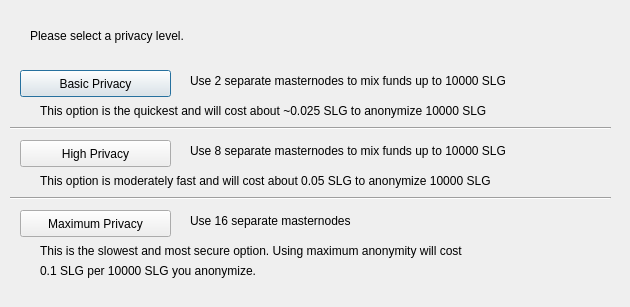
<?xml version="1.0" encoding="UTF-8"?>
<ui version="4.0">
 <class>ObfuscationConfig</class>
 <widget class="QDialog" name="ObfuscationConfig">
  <property name="geometry">
   <rect>
    <x>0</x>
    <y>0</y>
    <width>630</width>
    <height>307</height>
   </rect>
  </property>
  <property name="windowTitle">
   <string>Configure Obfuscation</string>
  </property>
  <widget class="QPushButton" name="buttonBasic">
   <property name="geometry">
    <rect>
     <x>20</x>
     <y>70</y>
     <width>151</width>
     <height>27</height>
    </rect>
   </property>
   <property name="text">
    <string>Basic Privacy</string>
   </property>
  </widget>
  <widget class="QPushButton" name="buttonHigh">
   <property name="geometry">
    <rect>
     <x>20</x>
     <y>140</y>
     <width>151</width>
     <height>27</height>
    </rect>
   </property>
   <property name="text">
    <string>High Privacy</string>
   </property>
  </widget>
  <widget class="QPushButton" name="buttonMax">
   <property name="geometry">
    <rect>
     <x>20</x>
     <y>210</y>
     <width>151</width>
     <height>27</height>
    </rect>
   </property>
   <property name="text">
    <string>Maximum Privacy</string>
   </property>
  </widget>
  <widget class="QLabel" name="label">
   <property name="geometry">
    <rect>
     <x>30</x>
     <y>20</y>
     <width>571</width>
     <height>31</height>
    </rect>
   </property>
   <property name="text">
    <string>Please select a privacy level.</string>
   </property>
  </widget>
  <widget class="QLabel" name="label_2">
   <property name="geometry">
    <rect>
     <x>190</x>
     <y>70</y>
     <width>421</width>
     <height>21</height>
    </rect>
   </property>
   <property name="text">
    <string>Use 2 separate masternodes to mix funds up to 10000 SLG</string>
   </property>
  </widget>
  <widget class="QLabel" name="label_3">
   <property name="geometry">
    <rect>
     <x>190</x>
     <y>140</y>
     <width>411</width>
     <height>21</height>
    </rect>
   </property>
   <property name="text">
    <string>Use 8 separate masternodes to mix funds up to 10000 SLG</string>
   </property>
  </widget>
  <widget class="QLabel" name="label_4">
   <property name="geometry">
    <rect>
     <x>190</x>
     <y>210</y>
     <width>421</width>
     <height>21</height>
    </rect>
   </property>
   <property name="text">
    <string>Use 16 separate masternodes</string>
   </property>
  </widget>
  <widget class="QLabel" name="label_6">
   <property name="geometry">
    <rect>
     <x>40</x>
     <y>100</y>
     <width>561</width>
     <height>21</height>
    </rect>
   </property>
   <property name="text">
    <string>This option is the quickest and will cost about ~0.025 SLG to anonymize 10000 SLG</string>
   </property>
  </widget>
  <widget class="QLabel" name="label_7">
   <property name="geometry">
    <rect>
     <x>40</x>
     <y>170</y>
     <width>561</width>
     <height>21</height>
    </rect>
   </property>
   <property name="text">
    <string>This option is moderately fast and will cost about 0.05 SLG to anonymize 10000 SLG</string>
   </property>
  </widget>
  <widget class="QLabel" name="label_8">
   <property name="geometry">
    <rect>
     <x>40</x>
     <y>240</y>
     <width>561</width>
     <height>21</height>
    </rect>
   </property>
   <property name="text">
    <string>This is the slowest and most secure option. Using maximum anonymity will cost</string>
   </property>
  </widget>
  <widget class="QLabel" name="label_9">
   <property name="geometry">
    <rect>
     <x>40</x>
     <y>260</y>
     <width>561</width>
     <height>21</height>
    </rect>
   </property>
   <property name="text">
    <string>0.1 SLG per 10000 SLG you anonymize.</string>
   </property>
  </widget>
  <widget class="Line" name="line">
   <property name="geometry">
    <rect>
     <x>10</x>
     <y>120</y>
     <width>601</width>
     <height>16</height>
    </rect>
   </property>
   <property name="orientation">
    <enum>Qt::Horizontal</enum>
   </property>
  </widget>
  <widget class="Line" name="line_2">
   <property name="geometry">
    <rect>
     <x>10</x>
     <y>190</y>
     <width>601</width>
     <height>16</height>
    </rect>
   </property>
   <property name="orientation">
    <enum>Qt::Horizontal</enum>
   </property>
  </widget>
 </widget>
 <resources/>
 <connections/>
</ui>
